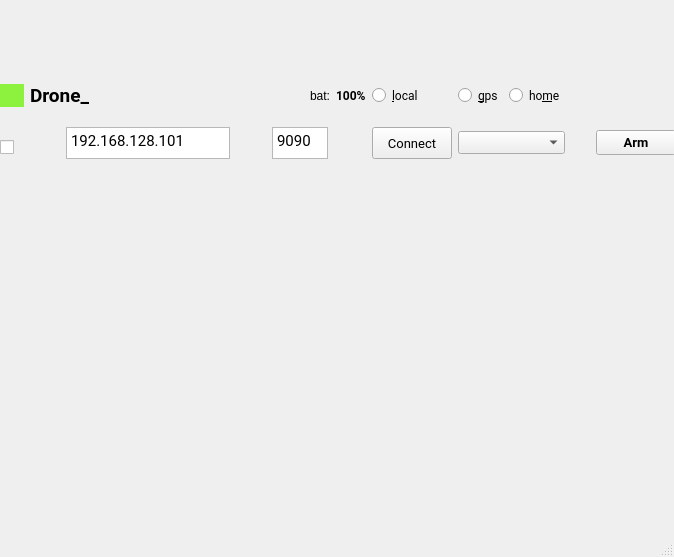
<?xml version="1.0" encoding="UTF-8"?>
<ui version="4.0">
 <class>MainWindow</class>
 <widget class="QMainWindow" name="MainWindow">
  <property name="geometry">
   <rect>
    <x>0</x>
    <y>0</y>
    <width>674</width>
    <height>557</height>
   </rect>
  </property>
  <property name="windowTitle">
   <string>MainWindow</string>
  </property>
  <widget class="QWidget" name="centralwidget">
   <widget class="QWidget" name="gridLayoutWidget">
    <property name="geometry">
     <rect>
      <x>0</x>
      <y>70</y>
      <width>676</width>
      <height>103</height>
     </rect>
    </property>
    <layout class="QGridLayout" name="ItemLayout">
     <item row="0" column="3">
      <layout class="QHBoxLayout" name="horizontalLayout_4">
       <item>
        <layout class="QHBoxLayout" name="horizontalLayout_2">
         <item>
          <widget class="QRadioButton" name="GpsRadioButton">
           <property name="maximumSize">
            <size>
             <width>52</width>
             <height>16777215</height>
            </size>
           </property>
           <property name="font">
            <font>
             <family>Roboto</family>
             <pointsize>9</pointsize>
            </font>
           </property>
           <property name="text">
            <string>&amp;gps</string>
           </property>
          </widget>
         </item>
         <item>
          <widget class="QRadioButton" name="HomeRadioButton">
           <property name="minimumSize">
            <size>
             <width>0</width>
             <height>0</height>
            </size>
           </property>
           <property name="maximumSize">
            <size>
             <width>64</width>
             <height>16777215</height>
            </size>
           </property>
           <property name="font">
            <font>
             <family>Roboto</family>
             <pointsize>9</pointsize>
            </font>
           </property>
           <property name="text">
            <string>ho&amp;me</string>
           </property>
          </widget>
         </item>
        </layout>
       </item>
      </layout>
     </item>
     <item row="1" column="0">
      <widget class="QCheckBox" name="SelectCheckBox">
       <property name="minimumSize">
        <size>
         <width>24</width>
         <height>32</height>
        </size>
       </property>
       <property name="maximumSize">
        <size>
         <width>24</width>
         <height>24</height>
        </size>
       </property>
       <property name="mouseTracking">
        <bool>true</bool>
       </property>
       <property name="contextMenuPolicy">
        <enum>Qt::NoContextMenu</enum>
       </property>
       <property name="text">
        <string notr="true"/>
       </property>
       <property name="iconSize">
        <size>
         <width>32</width>
         <height>32</height>
        </size>
       </property>
       <property name="checkable">
        <bool>true</bool>
       </property>
      </widget>
     </item>
     <item row="1" column="1">
      <layout class="QHBoxLayout" name="horizontalLayout_3">
       <item>
        <widget class="QTextEdit" name="ipEdit">
         <property name="sizePolicy">
          <sizepolicy hsizetype="Minimum" vsizetype="Expanding">
           <horstretch>0</horstretch>
           <verstretch>0</verstretch>
          </sizepolicy>
         </property>
         <property name="minimumSize">
          <size>
           <width>164</width>
           <height>0</height>
          </size>
         </property>
         <property name="maximumSize">
          <size>
           <width>164</width>
           <height>32</height>
          </size>
         </property>
         <property name="font">
          <font>
           <family>Roboto</family>
           <pointsize>10</pointsize>
           <weight>75</weight>
           <bold>true</bold>
          </font>
         </property>
         <property name="cursor" stdset="0">
          <cursorShape>IBeamCursor</cursorShape>
         </property>
         <property name="verticalScrollBarPolicy">
          <enum>Qt::ScrollBarAlwaysOff</enum>
         </property>
         <property name="horizontalScrollBarPolicy">
          <enum>Qt::ScrollBarAlwaysOff</enum>
         </property>
         <property name="lineWrapMode">
          <enum>QTextEdit::NoWrap</enum>
         </property>
         <property name="html">
          <string>&lt;!DOCTYPE HTML PUBLIC &quot;-//W3C//DTD HTML 4.0//EN&quot; &quot;http://www.w3.org/TR/REC-html40/strict.dtd&quot;&gt;
&lt;html&gt;&lt;head&gt;&lt;meta name=&quot;qrichtext&quot; content=&quot;1&quot; /&gt;&lt;style type=&quot;text/css&quot;&gt;
p, li { white-space: pre-wrap; }
&lt;/style&gt;&lt;/head&gt;&lt;body style=&quot; font-family:'Roboto'; font-size:10pt; font-weight:600; font-style:normal;&quot;&gt;
&lt;p style=&quot; margin-top:0px; margin-bottom:0px; margin-left:0px; margin-right:0px; -qt-block-indent:0; text-indent:0px;&quot;&gt;&lt;span style=&quot; font-family:'Noto Sans'; font-size:11pt; font-weight:400;&quot;&gt;192.168.128.101&lt;/span&gt;&lt;/p&gt;&lt;/body&gt;&lt;/html&gt;</string>
         </property>
        </widget>
       </item>
       <item>
        <widget class="QTextEdit" name="portEdit">
         <property name="sizePolicy">
          <sizepolicy hsizetype="Preferred" vsizetype="Expanding">
           <horstretch>0</horstretch>
           <verstretch>0</verstretch>
          </sizepolicy>
         </property>
         <property name="maximumSize">
          <size>
           <width>56</width>
           <height>32</height>
          </size>
         </property>
         <property name="font">
          <font>
           <family>Roboto</family>
           <pointsize>10</pointsize>
          </font>
         </property>
         <property name="cursor" stdset="0">
          <cursorShape>IBeamCursor</cursorShape>
         </property>
         <property name="verticalScrollBarPolicy">
          <enum>Qt::ScrollBarAlwaysOff</enum>
         </property>
         <property name="horizontalScrollBarPolicy">
          <enum>Qt::ScrollBarAlwaysOff</enum>
         </property>
         <property name="lineWrapMode">
          <enum>QTextEdit::NoWrap</enum>
         </property>
         <property name="html">
          <string>&lt;!DOCTYPE HTML PUBLIC &quot;-//W3C//DTD HTML 4.0//EN&quot; &quot;http://www.w3.org/TR/REC-html40/strict.dtd&quot;&gt;
&lt;html&gt;&lt;head&gt;&lt;meta name=&quot;qrichtext&quot; content=&quot;1&quot; /&gt;&lt;style type=&quot;text/css&quot;&gt;
p, li { white-space: pre-wrap; }
&lt;/style&gt;&lt;/head&gt;&lt;body style=&quot; font-family:'Roboto'; font-size:10pt; font-weight:400; font-style:normal;&quot;&gt;
&lt;p style=&quot; margin-top:0px; margin-bottom:0px; margin-left:0px; margin-right:0px; -qt-block-indent:0; text-indent:0px;&quot;&gt;&lt;span style=&quot; font-family:'Noto Sans'; font-size:11pt;&quot;&gt;9090&lt;/span&gt;&lt;/p&gt;&lt;/body&gt;&lt;/html&gt;</string>
         </property>
        </widget>
       </item>
      </layout>
     </item>
     <item row="1" column="3">
      <widget class="QComboBox" name="ModeComboBox">
       <property name="maximumSize">
        <size>
         <width>128</width>
         <height>16777215</height>
        </size>
       </property>
       <property name="font">
        <font>
         <family>Roboto</family>
        </font>
       </property>
      </widget>
     </item>
     <item row="1" column="5">
      <widget class="QPushButton" name="ArmButton">
       <property name="maximumSize">
        <size>
         <width>84</width>
         <height>16777215</height>
        </size>
       </property>
       <property name="font">
        <font>
         <family>Roboto</family>
         <pointsize>10</pointsize>
         <weight>75</weight>
         <bold>true</bold>
        </font>
       </property>
       <property name="cursor">
        <cursorShape>OpenHandCursor</cursorShape>
       </property>
       <property name="text">
        <string>Arm</string>
       </property>
      </widget>
     </item>
     <item row="1" column="2">
      <widget class="QPushButton" name="ConnectButton_2">
       <property name="sizePolicy">
        <sizepolicy hsizetype="Fixed" vsizetype="Fixed">
         <horstretch>0</horstretch>
         <verstretch>0</verstretch>
        </sizepolicy>
       </property>
       <property name="maximumSize">
        <size>
         <width>96</width>
         <height>32</height>
        </size>
       </property>
       <property name="font">
        <font>
         <family>Roboto</family>
         <pointsize>10</pointsize>
        </font>
       </property>
       <property name="cursor">
        <cursorShape>PointingHandCursor</cursorShape>
       </property>
       <property name="text">
        <string>Connect</string>
       </property>
      </widget>
     </item>
     <item row="1" column="4">
      <spacer name="horizontalSpacer_5">
       <property name="orientation">
        <enum>Qt::Horizontal</enum>
       </property>
       <property name="sizeType">
        <enum>QSizePolicy::Fixed</enum>
       </property>
       <property name="sizeHint" stdset="0">
        <size>
         <width>25</width>
         <height>20</height>
        </size>
       </property>
      </spacer>
     </item>
     <item row="0" column="1">
      <layout class="QHBoxLayout" name="horizontalLayout">
       <item>
        <widget class="QLabel" name="NameLabel_2">
         <property name="maximumSize">
          <size>
           <width>96</width>
           <height>32</height>
          </size>
         </property>
         <property name="font">
          <font>
           <family>Roboto</family>
           <pointsize>14</pointsize>
           <weight>75</weight>
           <bold>true</bold>
          </font>
         </property>
         <property name="text">
          <string>Drone_</string>
         </property>
        </widget>
       </item>
       <item>
        <spacer name="horizontalSpacer">
         <property name="orientation">
          <enum>Qt::Horizontal</enum>
         </property>
         <property name="sizeHint" stdset="0">
          <size>
           <width>40</width>
           <height>20</height>
          </size>
         </property>
        </spacer>
       </item>
       <item>
        <widget class="QLabel" name="BatteryTextLabel">
         <property name="maximumSize">
          <size>
           <width>34</width>
           <height>32</height>
          </size>
         </property>
         <property name="text">
          <string>bat:</string>
         </property>
        </widget>
       </item>
       <item>
        <widget class="QLabel" name="Batterylabel">
         <property name="maximumSize">
          <size>
           <width>56</width>
           <height>16777215</height>
          </size>
         </property>
         <property name="font">
          <font>
           <family>Roboto</family>
           <weight>75</weight>
           <bold>true</bold>
          </font>
         </property>
         <property name="text">
          <string>100%</string>
         </property>
        </widget>
       </item>
      </layout>
     </item>
     <item row="0" column="2">
      <widget class="QRadioButton" name="LocalRadioButton">
       <property name="minimumSize">
        <size>
         <width>0</width>
         <height>0</height>
        </size>
       </property>
       <property name="maximumSize">
        <size>
         <width>64</width>
         <height>16777215</height>
        </size>
       </property>
       <property name="font">
        <font>
         <family>Roboto</family>
         <pointsize>9</pointsize>
        </font>
       </property>
       <property name="text">
        <string>&amp;local</string>
       </property>
      </widget>
     </item>
     <item row="0" column="0">
      <widget class="QWidget" name="widget" native="true">
       <property name="palette">
        <palette>
         <active>
          <colorrole role="WindowText">
           <brush brushstyle="SolidPattern">
            <color alpha="255">
             <red>0</red>
             <green>0</green>
             <blue>0</blue>
            </color>
           </brush>
          </colorrole>
          <colorrole role="Button">
           <brush brushstyle="SolidPattern">
            <color alpha="255">
             <red>140</red>
             <green>242</green>
             <blue>61</blue>
            </color>
           </brush>
          </colorrole>
          <colorrole role="Light">
           <brush brushstyle="SolidPattern">
            <color alpha="255">
             <red>209</red>
             <green>255</green>
             <blue>172</blue>
            </color>
           </brush>
          </colorrole>
          <colorrole role="Midlight">
           <brush brushstyle="SolidPattern">
            <color alpha="255">
             <red>174</red>
             <green>248</green>
             <blue>116</blue>
            </color>
           </brush>
          </colorrole>
          <colorrole role="Dark">
           <brush brushstyle="SolidPattern">
            <color alpha="255">
             <red>70</red>
             <green>121</green>
             <blue>30</blue>
            </color>
           </brush>
          </colorrole>
          <colorrole role="Mid">
           <brush brushstyle="SolidPattern">
            <color alpha="255">
             <red>93</red>
             <green>161</green>
             <blue>40</blue>
            </color>
           </brush>
          </colorrole>
          <colorrole role="Text">
           <brush brushstyle="SolidPattern">
            <color alpha="255">
             <red>0</red>
             <green>0</green>
             <blue>0</blue>
            </color>
           </brush>
          </colorrole>
          <colorrole role="BrightText">
           <brush brushstyle="SolidPattern">
            <color alpha="255">
             <red>255</red>
             <green>255</green>
             <blue>255</blue>
            </color>
           </brush>
          </colorrole>
          <colorrole role="ButtonText">
           <brush brushstyle="SolidPattern">
            <color alpha="255">
             <red>0</red>
             <green>0</green>
             <blue>0</blue>
            </color>
           </brush>
          </colorrole>
          <colorrole role="Base">
           <brush brushstyle="SolidPattern">
            <color alpha="255">
             <red>255</red>
             <green>255</green>
             <blue>255</blue>
            </color>
           </brush>
          </colorrole>
          <colorrole role="Window">
           <brush brushstyle="SolidPattern">
            <color alpha="255">
             <red>140</red>
             <green>242</green>
             <blue>61</blue>
            </color>
           </brush>
          </colorrole>
          <colorrole role="Shadow">
           <brush brushstyle="SolidPattern">
            <color alpha="255">
             <red>0</red>
             <green>0</green>
             <blue>0</blue>
            </color>
           </brush>
          </colorrole>
          <colorrole role="AlternateBase">
           <brush brushstyle="SolidPattern">
            <color alpha="255">
             <red>197</red>
             <green>248</green>
             <blue>158</blue>
            </color>
           </brush>
          </colorrole>
          <colorrole role="ToolTipBase">
           <brush brushstyle="SolidPattern">
            <color alpha="255">
             <red>255</red>
             <green>255</green>
             <blue>220</blue>
            </color>
           </brush>
          </colorrole>
          <colorrole role="ToolTipText">
           <brush brushstyle="SolidPattern">
            <color alpha="255">
             <red>0</red>
             <green>0</green>
             <blue>0</blue>
            </color>
           </brush>
          </colorrole>
         </active>
         <inactive>
          <colorrole role="WindowText">
           <brush brushstyle="SolidPattern">
            <color alpha="255">
             <red>0</red>
             <green>0</green>
             <blue>0</blue>
            </color>
           </brush>
          </colorrole>
          <colorrole role="Button">
           <brush brushstyle="SolidPattern">
            <color alpha="255">
             <red>140</red>
             <green>242</green>
             <blue>61</blue>
            </color>
           </brush>
          </colorrole>
          <colorrole role="Light">
           <brush brushstyle="SolidPattern">
            <color alpha="255">
             <red>209</red>
             <green>255</green>
             <blue>172</blue>
            </color>
           </brush>
          </colorrole>
          <colorrole role="Midlight">
           <brush brushstyle="SolidPattern">
            <color alpha="255">
             <red>174</red>
             <green>248</green>
             <blue>116</blue>
            </color>
           </brush>
          </colorrole>
          <colorrole role="Dark">
           <brush brushstyle="SolidPattern">
            <color alpha="255">
             <red>70</red>
             <green>121</green>
             <blue>30</blue>
            </color>
           </brush>
          </colorrole>
          <colorrole role="Mid">
           <brush brushstyle="SolidPattern">
            <color alpha="255">
             <red>93</red>
             <green>161</green>
             <blue>40</blue>
            </color>
           </brush>
          </colorrole>
          <colorrole role="Text">
           <brush brushstyle="SolidPattern">
            <color alpha="255">
             <red>0</red>
             <green>0</green>
             <blue>0</blue>
            </color>
           </brush>
          </colorrole>
          <colorrole role="BrightText">
           <brush brushstyle="SolidPattern">
            <color alpha="255">
             <red>255</red>
             <green>255</green>
             <blue>255</blue>
            </color>
           </brush>
          </colorrole>
          <colorrole role="ButtonText">
           <brush brushstyle="SolidPattern">
            <color alpha="255">
             <red>0</red>
             <green>0</green>
             <blue>0</blue>
            </color>
           </brush>
          </colorrole>
          <colorrole role="Base">
           <brush brushstyle="SolidPattern">
            <color alpha="255">
             <red>255</red>
             <green>255</green>
             <blue>255</blue>
            </color>
           </brush>
          </colorrole>
          <colorrole role="Window">
           <brush brushstyle="SolidPattern">
            <color alpha="255">
             <red>140</red>
             <green>242</green>
             <blue>61</blue>
            </color>
           </brush>
          </colorrole>
          <colorrole role="Shadow">
           <brush brushstyle="SolidPattern">
            <color alpha="255">
             <red>0</red>
             <green>0</green>
             <blue>0</blue>
            </color>
           </brush>
          </colorrole>
          <colorrole role="AlternateBase">
           <brush brushstyle="SolidPattern">
            <color alpha="255">
             <red>197</red>
             <green>248</green>
             <blue>158</blue>
            </color>
           </brush>
          </colorrole>
          <colorrole role="ToolTipBase">
           <brush brushstyle="SolidPattern">
            <color alpha="255">
             <red>255</red>
             <green>255</green>
             <blue>220</blue>
            </color>
           </brush>
          </colorrole>
          <colorrole role="ToolTipText">
           <brush brushstyle="SolidPattern">
            <color alpha="255">
             <red>0</red>
             <green>0</green>
             <blue>0</blue>
            </color>
           </brush>
          </colorrole>
         </inactive>
         <disabled>
          <colorrole role="WindowText">
           <brush brushstyle="SolidPattern">
            <color alpha="255">
             <red>70</red>
             <green>121</green>
             <blue>30</blue>
            </color>
           </brush>
          </colorrole>
          <colorrole role="Button">
           <brush brushstyle="SolidPattern">
            <color alpha="255">
             <red>140</red>
             <green>242</green>
             <blue>61</blue>
            </color>
           </brush>
          </colorrole>
          <colorrole role="Light">
           <brush brushstyle="SolidPattern">
            <color alpha="255">
             <red>209</red>
             <green>255</green>
             <blue>172</blue>
            </color>
           </brush>
          </colorrole>
          <colorrole role="Midlight">
           <brush brushstyle="SolidPattern">
            <color alpha="255">
             <red>174</red>
             <green>248</green>
             <blue>116</blue>
            </color>
           </brush>
          </colorrole>
          <colorrole role="Dark">
           <brush brushstyle="SolidPattern">
            <color alpha="255">
             <red>70</red>
             <green>121</green>
             <blue>30</blue>
            </color>
           </brush>
          </colorrole>
          <colorrole role="Mid">
           <brush brushstyle="SolidPattern">
            <color alpha="255">
             <red>93</red>
             <green>161</green>
             <blue>40</blue>
            </color>
           </brush>
          </colorrole>
          <colorrole role="Text">
           <brush brushstyle="SolidPattern">
            <color alpha="255">
             <red>70</red>
             <green>121</green>
             <blue>30</blue>
            </color>
           </brush>
          </colorrole>
          <colorrole role="BrightText">
           <brush brushstyle="SolidPattern">
            <color alpha="255">
             <red>255</red>
             <green>255</green>
             <blue>255</blue>
            </color>
           </brush>
          </colorrole>
          <colorrole role="ButtonText">
           <brush brushstyle="SolidPattern">
            <color alpha="255">
             <red>70</red>
             <green>121</green>
             <blue>30</blue>
            </color>
           </brush>
          </colorrole>
          <colorrole role="Base">
           <brush brushstyle="SolidPattern">
            <color alpha="255">
             <red>140</red>
             <green>242</green>
             <blue>61</blue>
            </color>
           </brush>
          </colorrole>
          <colorrole role="Window">
           <brush brushstyle="SolidPattern">
            <color alpha="255">
             <red>140</red>
             <green>242</green>
             <blue>61</blue>
            </color>
           </brush>
          </colorrole>
          <colorrole role="Shadow">
           <brush brushstyle="SolidPattern">
            <color alpha="255">
             <red>0</red>
             <green>0</green>
             <blue>0</blue>
            </color>
           </brush>
          </colorrole>
          <colorrole role="AlternateBase">
           <brush brushstyle="SolidPattern">
            <color alpha="255">
             <red>140</red>
             <green>242</green>
             <blue>61</blue>
            </color>
           </brush>
          </colorrole>
          <colorrole role="ToolTipBase">
           <brush brushstyle="SolidPattern">
            <color alpha="255">
             <red>255</red>
             <green>255</green>
             <blue>220</blue>
            </color>
           </brush>
          </colorrole>
          <colorrole role="ToolTipText">
           <brush brushstyle="SolidPattern">
            <color alpha="255">
             <red>0</red>
             <green>0</green>
             <blue>0</blue>
            </color>
           </brush>
          </colorrole>
         </disabled>
        </palette>
       </property>
       <property name="autoFillBackground">
        <bool>true</bool>
       </property>
      </widget>
     </item>
    </layout>
   </widget>
  </widget>
  <widget class="QMenuBar" name="menubar">
   <property name="geometry">
    <rect>
     <x>0</x>
     <y>0</y>
     <width>674</width>
     <height>29</height>
    </rect>
   </property>
  </widget>
  <widget class="QStatusBar" name="statusbar"/>
 </widget>
 <resources/>
 <connections/>
</ui>
